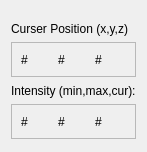
<?xml version="1.0" encoding="UTF-8"?>
<ui version="4.0">
 <class>curserWidget</class>
 <widget class="QWidget" name="curserWidget">
  <property name="geometry">
   <rect>
    <x>0</x>
    <y>0</y>
    <width>140</width>
    <height>152</height>
   </rect>
  </property>
  <property name="windowTitle">
   <string>Form</string>
  </property>
  <layout class="QVBoxLayout" name="verticalLayout">
   <item>
    <spacer name="curser_verticalSpacer">
     <property name="orientation">
      <enum>Qt::Vertical</enum>
     </property>
     <property name="sizeType">
      <enum>QSizePolicy::Fixed</enum>
     </property>
     <property name="sizeHint" stdset="0">
      <size>
       <width>20</width>
       <height>10</height>
      </size>
     </property>
    </spacer>
   </item>
   <item>
    <widget class="QLabel" name="curserPos_label">
     <property name="maximumSize">
      <size>
       <width>16777215</width>
       <height>15</height>
      </size>
     </property>
     <property name="text">
      <string>Curser Position (x,y,z)</string>
     </property>
    </widget>
   </item>
   <item>
    <widget class="QFrame" name="cursorPos_frame">
     <property name="maximumSize">
      <size>
       <width>16777215</width>
       <height>35</height>
      </size>
     </property>
     <property name="frameShape">
      <enum>QFrame::StyledPanel</enum>
     </property>
     <property name="frameShadow">
      <enum>QFrame::Raised</enum>
     </property>
     <layout class="QHBoxLayout" name="horizontalLayout_2">
      <item>
       <widget class="QLabel" name="curserX_label">
        <property name="text">
         <string>#</string>
        </property>
       </widget>
      </item>
      <item>
       <widget class="QLabel" name="curserY_label">
        <property name="text">
         <string>#</string>
        </property>
       </widget>
      </item>
      <item>
       <widget class="QLabel" name="curserZ_label">
        <property name="text">
         <string>#</string>
        </property>
       </widget>
      </item>
     </layout>
    </widget>
   </item>
   <item>
    <widget class="QLabel" name="curserIntensity_label">
     <property name="maximumSize">
      <size>
       <width>16777215</width>
       <height>15</height>
      </size>
     </property>
     <property name="text">
      <string>Intensity (min,max,cur):</string>
     </property>
    </widget>
   </item>
   <item>
    <widget class="QFrame" name="curserIntensity_frame">
     <property name="maximumSize">
      <size>
       <width>16777215</width>
       <height>35</height>
      </size>
     </property>
     <property name="frameShape">
      <enum>QFrame::StyledPanel</enum>
     </property>
     <property name="frameShadow">
      <enum>QFrame::Raised</enum>
     </property>
     <layout class="QHBoxLayout" name="horizontalLayout_9">
      <item>
       <widget class="QLabel" name="minIntensity_label">
        <property name="text">
         <string>#</string>
        </property>
       </widget>
      </item>
      <item>
       <widget class="QLabel" name="maxIntensity_label">
        <property name="text">
         <string>#</string>
        </property>
       </widget>
      </item>
      <item>
       <widget class="QLabel" name="curIntensity_label">
        <property name="text">
         <string>#</string>
        </property>
       </widget>
      </item>
     </layout>
    </widget>
   </item>
  </layout>
 </widget>
 <resources/>
 <connections/>
</ui>
